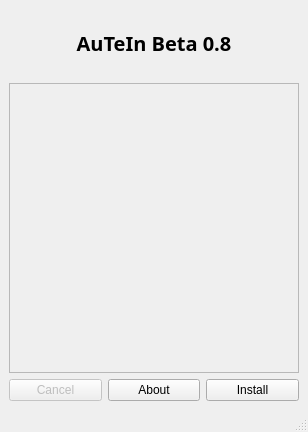
<?xml version="1.0" encoding="UTF-8"?>
<ui version="4.0">
 <class>MainWindow</class>
 <widget class="QMainWindow" name="MainWindow">
  <property name="geometry">
   <rect>
    <x>0</x>
    <y>0</y>
    <width>308</width>
    <height>432</height>
   </rect>
  </property>
  <property name="minimumSize">
   <size>
    <width>308</width>
    <height>432</height>
   </size>
  </property>
  <property name="maximumSize">
   <size>
    <width>450</width>
    <height>537</height>
   </size>
  </property>
  <property name="windowTitle">
   <string>AuTeIn Beta 0.8</string>
  </property>
  <property name="locale">
   <locale language="English" country="UnitedStates"/>
  </property>
  <widget class="QWidget" name="centralwidget">
   <layout class="QVBoxLayout" name="verticalLayout">
    <item>
     <layout class="QVBoxLayout" name="mainLayout">
      <item>
       <spacer name="verticalSpacer_2">
        <property name="orientation">
         <enum>Qt::Vertical</enum>
        </property>
        <property name="sizeType">
         <enum>QSizePolicy::Fixed</enum>
        </property>
        <property name="sizeHint" stdset="0">
         <size>
          <width>20</width>
          <height>20</height>
         </size>
        </property>
       </spacer>
      </item>
      <item>
       <widget class="QLabel" name="logo">
        <property name="sizePolicy">
         <sizepolicy hsizetype="Minimum" vsizetype="Minimum">
          <horstretch>0</horstretch>
          <verstretch>0</verstretch>
         </sizepolicy>
        </property>
        <property name="maximumSize">
         <size>
          <width>10000000</width>
          <height>10000000</height>
         </size>
        </property>
        <property name="font">
         <font>
          <family>PT Sans</family>
          <pointsize>15</pointsize>
          <weight>75</weight>
          <bold>true</bold>
         </font>
        </property>
        <property name="autoFillBackground">
         <bool>false</bool>
        </property>
        <property name="text">
         <string>AuTeIn Beta 0.8</string>
        </property>
        <property name="textFormat">
         <enum>Qt::MarkdownText</enum>
        </property>
        <property name="scaledContents">
         <bool>false</bool>
        </property>
        <property name="alignment">
         <set>Qt::AlignCenter</set>
        </property>
       </widget>
      </item>
      <item>
       <spacer name="verticalSpacer">
        <property name="orientation">
         <enum>Qt::Vertical</enum>
        </property>
        <property name="sizeType">
         <enum>QSizePolicy::Fixed</enum>
        </property>
        <property name="sizeHint" stdset="0">
         <size>
          <width>20</width>
          <height>20</height>
         </size>
        </property>
       </spacer>
      </item>
      <item>
       <widget class="QScrollArea" name="scrollArea">
        <property name="widgetResizable">
         <bool>true</bool>
        </property>
        <widget class="QWidget" name="scrollAreaWidgetContents">
         <property name="geometry">
          <rect>
           <x>0</x>
           <y>0</y>
           <width>286</width>
           <height>269</height>
          </rect>
         </property>
         <layout class="QVBoxLayout" name="verticalLayout_3">
          <item>
           <layout class="QVBoxLayout" name="templatesLayout">
            <property name="sizeConstraint">
             <enum>QLayout::SetMaximumSize</enum>
            </property>
           </layout>
          </item>
         </layout>
        </widget>
       </widget>
      </item>
     </layout>
    </item>
    <item>
     <layout class="QHBoxLayout" name="horizontalLayout">
      <property name="sizeConstraint">
       <enum>QLayout::SetMinimumSize</enum>
      </property>
      <item>
       <widget class="QPushButton" name="btnCancel">
        <property name="enabled">
         <bool>false</bool>
        </property>
        <property name="sizePolicy">
         <sizepolicy hsizetype="Expanding" vsizetype="Maximum">
          <horstretch>0</horstretch>
          <verstretch>0</verstretch>
         </sizepolicy>
        </property>
        <property name="text">
         <string>Cancel</string>
        </property>
       </widget>
      </item>
      <item>
       <widget class="QPushButton" name="btnAbout">
        <property name="sizePolicy">
         <sizepolicy hsizetype="Expanding" vsizetype="Maximum">
          <horstretch>0</horstretch>
          <verstretch>0</verstretch>
         </sizepolicy>
        </property>
        <property name="text">
         <string>About</string>
        </property>
       </widget>
      </item>
      <item>
       <widget class="QPushButton" name="btnInstall">
        <property name="sizePolicy">
         <sizepolicy hsizetype="Expanding" vsizetype="Maximum">
          <horstretch>0</horstretch>
          <verstretch>0</verstretch>
         </sizepolicy>
        </property>
        <property name="text">
         <string>Install</string>
        </property>
       </widget>
      </item>
     </layout>
    </item>
   </layout>
  </widget>
  <widget class="QStatusBar" name="statusbar">
   <property name="accessibleName">
    <string/>
   </property>
  </widget>
 </widget>
 <resources/>
 <connections/>
</ui>
